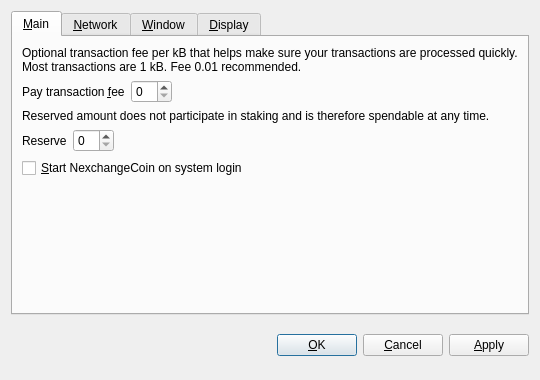
<?xml version="1.0" encoding="UTF-8"?>
<ui version="4.0">
 <class>OptionsDialog</class>
 <widget class="QDialog" name="OptionsDialog">
  <property name="geometry">
   <rect>
    <x>0</x>
    <y>0</y>
    <width>540</width>
    <height>380</height>
   </rect>
  </property>
  <property name="windowTitle">
   <string>Options</string>
  </property>
  <property name="modal">
   <bool>true</bool>
  </property>
  <layout class="QVBoxLayout" name="verticalLayout">
   <item>
    <widget class="QTabWidget" name="tabWidget">
     <property name="tabPosition">
      <enum>QTabWidget::North</enum>
     </property>
     <property name="currentIndex">
      <number>0</number>
     </property>
     <widget class="QWidget" name="tabMain">
      <attribute name="title">
       <string>&amp;Main</string>
      </attribute>
      <layout class="QVBoxLayout" name="verticalLayout_Main">
       <item>
        <widget class="QLabel" name="transactionFeeInfoLabel">
         <property name="text">
          <string>Optional transaction fee per kB that helps make sure your transactions are processed quickly. Most transactions are 1 kB. Fee 0.01 recommended.</string>
         </property>
         <property name="textFormat">
          <enum>Qt::PlainText</enum>
         </property>
         <property name="wordWrap">
          <bool>true</bool>
         </property>
        </widget>
       </item>
       <item>
        <layout class="QHBoxLayout" name="horizontalLayoutFee">
         <item>
          <widget class="QLabel" name="transactionFeeLabel">
           <property name="text">
            <string>Pay transaction &amp;fee</string>
           </property>
           <property name="textFormat">
            <enum>Qt::PlainText</enum>
           </property>
           <property name="buddy">
            <cstring>transactionFee</cstring>
           </property>
          </widget>
         </item>
         <item>
          <widget class="BitcoinAmountField" name="transactionFee"/>
         </item>
         <item>
          <spacer name="horizontalSpacerFee">
           <property name="orientation">
            <enum>Qt::Horizontal</enum>
           </property>
           <property name="sizeHint" stdset="0">
            <size>
             <width>40</width>
             <height>20</height>
            </size>
           </property>
          </spacer>
         </item>
        </layout>
       </item>
       <item>
        <widget class="QLabel" name="reserveBalanceInfoLabel">
         <property name="text">
          <string>Reserved amount does not participate in staking and is therefore spendable at any time.</string>
         </property>
         <property name="textFormat">
          <enum>Qt::PlainText</enum>
         </property>
         <property name="wordWrap">
          <bool>true</bool>
         </property>
        </widget>
       </item>
       <item>
        <layout class="QHBoxLayout" name="horizontalLayoutReserveBalance">
         <item>
          <widget class="QLabel" name="reserveBalanceLabel">
           <property name="text">
            <string>Reserve</string>
           </property>
           <property name="textFormat">
            <enum>Qt::PlainText</enum>
           </property>
           <property name="buddy">
            <cstring>reserveBalance</cstring>
           </property>
          </widget>
         </item>
         <item>
          <widget class="BitcoinAmountField" name="reserveBalance"/>
         </item>
         <item>
          <spacer name="horizontalSpacerReserveBalance">
           <property name="orientation">
            <enum>Qt::Horizontal</enum>
           </property>
           <property name="sizeHint" stdset="0">
            <size>
             <width>40</width>
             <height>20</height>
            </size>
           </property>
          </spacer>
         </item>
        </layout>
       </item>
       <item>
        <widget class="QCheckBox" name="bitcoinAtStartup">
         <property name="toolTip">
          <string>Automatically start NexchangeCoin after logging in to the system.</string>
         </property>
         <property name="text">
          <string>&amp;Start NexchangeCoin on system login</string>
         </property>
        </widget>
       </item>
       <item>
        <spacer name="verticalSpacer_Main">
         <property name="orientation">
          <enum>Qt::Vertical</enum>
         </property>
         <property name="sizeHint" stdset="0">
          <size>
           <width>20</width>
           <height>40</height>
          </size>
         </property>
        </spacer>
       </item>
      </layout>
     </widget>
     <widget class="QWidget" name="tabNetwork">
      <attribute name="title">
       <string>&amp;Network</string>
      </attribute>
      <layout class="QVBoxLayout" name="verticalLayout_Network">
       <item>
        <widget class="QCheckBox" name="mapPortUpnp">
         <property name="toolTip">
          <string>Automatically open the NexchangeCoin client port on the router. This only works when your router supports UPnP and it is enabled.</string>
         </property>
         <property name="text">
          <string>Map port using &amp;UPnP</string>
         </property>
        </widget>
       </item>
       <item>
        <widget class="QCheckBox" name="connectSocks">
         <property name="toolTip">
          <string>Connect to the NexchangeCoin network through a SOCKS5 proxy (e.g. when connecting through Tor).</string>
         </property>
         <property name="text">
          <string>&amp;Connect through SOCKS5 proxy:</string>
         </property>
        </widget>
       </item>
       <item>
        <layout class="QHBoxLayout" name="horizontalLayout_Network">
         <item>
          <widget class="QLabel" name="proxyIpLabel">
           <property name="text">
            <string>Proxy &amp;IP:</string>
           </property>
           <property name="textFormat">
            <enum>Qt::PlainText</enum>
           </property>
           <property name="buddy">
            <cstring>proxyIp</cstring>
           </property>
          </widget>
         </item>
         <item>
          <widget class="QValidatedLineEdit" name="proxyIp">
           <property name="maximumSize">
            <size>
             <width>140</width>
             <height>16777215</height>
            </size>
           </property>
           <property name="toolTip">
            <string>IP address of the proxy (e.g. 127.0.0.1)</string>
           </property>
          </widget>
         </item>
         <item>
          <widget class="QLabel" name="proxyPortLabel">
           <property name="text">
            <string>&amp;Port:</string>
           </property>
           <property name="textFormat">
            <enum>Qt::PlainText</enum>
           </property>
           <property name="buddy">
            <cstring>proxyPort</cstring>
           </property>
          </widget>
         </item>
         <item>
          <widget class="QLineEdit" name="proxyPort">
           <property name="maximumSize">
            <size>
             <width>55</width>
             <height>16777215</height>
            </size>
           </property>
           <property name="toolTip">
            <string>Port of the proxy (e.g. 9050)</string>
           </property>
          </widget>
         </item>
         <item>
          <spacer name="horizontalSpacer_Network">
           <property name="orientation">
            <enum>Qt::Horizontal</enum>
           </property>
           <property name="sizeHint" stdset="0">
            <size>
             <width>40</width>
             <height>20</height>
            </size>
           </property>
          </spacer>
         </item>
        </layout>
       </item>
       <item>
        <spacer name="verticalSpacer_Network">
         <property name="orientation">
          <enum>Qt::Vertical</enum>
         </property>
         <property name="sizeHint" stdset="0">
          <size>
           <width>20</width>
           <height>40</height>
          </size>
         </property>
        </spacer>
       </item>
      </layout>
     </widget>
     <widget class="QWidget" name="tabWindow">
      <attribute name="title">
       <string>&amp;Window</string>
      </attribute>
      <layout class="QVBoxLayout" name="verticalLayout_Window">
       <item>
        <widget class="QCheckBox" name="minimizeToTray">
         <property name="toolTip">
          <string>Show only a tray icon after minimizing the window.</string>
         </property>
         <property name="text">
          <string>&amp;Minimize to the tray instead of the taskbar</string>
         </property>
        </widget>
       </item>
       <item>
        <widget class="QCheckBox" name="minimizeOnClose">
         <property name="toolTip">
          <string>Minimize instead of exit the application when the window is closed. When this option is enabled, the application will be closed only after selecting Quit in the menu.</string>
         </property>
         <property name="text">
          <string>M&amp;inimize on close</string>
         </property>
        </widget>
       </item>
       <item>
        <spacer name="verticalSpacer_Window">
         <property name="orientation">
          <enum>Qt::Vertical</enum>
         </property>
         <property name="sizeHint" stdset="0">
          <size>
           <width>20</width>
           <height>40</height>
          </size>
         </property>
        </spacer>
       </item>
      </layout>
     </widget>
     <widget class="QWidget" name="tabDisplay">
      <attribute name="title">
       <string>&amp;Display</string>
      </attribute>
      <layout class="QVBoxLayout" name="verticalLayout_Display">
       <item>
        <layout class="QHBoxLayout" name="horizontalLayout_1_Display">
         <item>
          <widget class="QLabel" name="langLabel">
           <property name="text">
            <string>User Interface &amp;language:</string>
           </property>
           <property name="textFormat">
            <enum>Qt::PlainText</enum>
           </property>
           <property name="buddy">
            <cstring>lang</cstring>
           </property>
          </widget>
         </item>
         <item>
          <widget class="QValueComboBox" name="lang">
           <property name="toolTip">
            <string>The user interface language can be set here. This setting will take effect after restarting NexchangeCoin.</string>
           </property>
          </widget>
         </item>
        </layout>
       </item>
       <item>
        <layout class="QHBoxLayout" name="horizontalLayout_2_Display">
         <item>
          <widget class="QLabel" name="unitLabel">
           <property name="text">
            <string>&amp;Unit to show amounts in:</string>
           </property>
           <property name="textFormat">
            <enum>Qt::PlainText</enum>
           </property>
           <property name="buddy">
            <cstring>unit</cstring>
           </property>
          </widget>
         </item>
         <item>
          <widget class="QValueComboBox" name="unit">
           <property name="toolTip">
            <string>Choose the default subdivision unit to show in the interface and when sending coins.</string>
           </property>
          </widget>
         </item>
        </layout>
       </item>
       <item>
        <widget class="QCheckBox" name="coinControlFeatures">
         <property name="toolTip">
          <string>Whether to show coin control features or not.</string>
         </property>
         <property name="text">
          <string>Display coin &amp;control features (experts only!)</string>
         </property>
        </widget>
       </item>
       <item>
        <widget class="QCheckBox" name="minimizeCoinAge">
         <property name="toolTip">
          <string>Whether to select the coin outputs randomly or with minimal coin age.</string>
         </property>
         <property name="text">
          <string>Minimize weight consumption (experimental)</string>
         </property>
        </widget>
       </item>
       <item>
        <widget class="QCheckBox" name="useBlackTheme">
         <property name="text">
          <string>Use black visual theme (requires restart)</string>
         </property>
        </widget>
       </item>
       <item>
        <spacer name="verticalSpacer_Display">
         <property name="orientation">
          <enum>Qt::Vertical</enum>
         </property>
         <property name="sizeHint" stdset="0">
          <size>
           <width>20</width>
           <height>40</height>
          </size>
         </property>
        </spacer>
       </item>
      </layout>
     </widget>
    </widget>
   </item>
   <item>
    <layout class="QHBoxLayout" name="horizontalLayout_Buttons">
     <item>
      <spacer name="horizontalSpacer_1">
       <property name="orientation">
        <enum>Qt::Horizontal</enum>
       </property>
       <property name="sizeHint" stdset="0">
        <size>
         <width>40</width>
         <height>48</height>
        </size>
       </property>
      </spacer>
     </item>
     <item>
      <widget class="QLabel" name="statusLabel">
       <property name="font">
        <font>
         <weight>75</weight>
         <bold>true</bold>
        </font>
       </property>
       <property name="text">
        <string/>
       </property>
       <property name="textFormat">
        <enum>Qt::PlainText</enum>
       </property>
       <property name="wordWrap">
        <bool>true</bool>
       </property>
      </widget>
     </item>
     <item>
      <spacer name="horizontalSpacer_2">
       <property name="orientation">
        <enum>Qt::Horizontal</enum>
       </property>
       <property name="sizeHint" stdset="0">
        <size>
         <width>40</width>
         <height>48</height>
        </size>
       </property>
      </spacer>
     </item>
     <item>
      <widget class="QPushButton" name="okButton">
       <property name="text">
        <string>&amp;OK</string>
       </property>
      </widget>
     </item>
     <item>
      <widget class="QPushButton" name="cancelButton">
       <property name="text">
        <string>&amp;Cancel</string>
       </property>
       <property name="autoDefault">
        <bool>false</bool>
       </property>
      </widget>
     </item>
     <item>
      <widget class="QPushButton" name="applyButton">
       <property name="text">
        <string>&amp;Apply</string>
       </property>
       <property name="autoDefault">
        <bool>false</bool>
       </property>
      </widget>
     </item>
    </layout>
   </item>
  </layout>
 </widget>
 <customwidgets>
  <customwidget>
   <class>BitcoinAmountField</class>
   <extends>QSpinBox</extends>
   <header>bitcoinamountfield.h</header>
  </customwidget>
  <customwidget>
   <class>QValueComboBox</class>
   <extends>QComboBox</extends>
   <header>qvaluecombobox.h</header>
  </customwidget>
  <customwidget>
   <class>QValidatedLineEdit</class>
   <extends>QLineEdit</extends>
   <header>qvalidatedlineedit.h</header>
  </customwidget>
 </customwidgets>
 <resources/>
 <connections/>
</ui>
